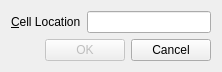
<?xml version="1.0" encoding="UTF-8"?>
<ui version="4.0">
 <class>gotoDialog</class>
 <widget class="QDialog" name="gotoDialog">
  <property name="geometry">
   <rect>
    <x>0</x>
    <y>0</y>
    <width>222</width>
    <height>71</height>
   </rect>
  </property>
  <property name="windowTitle">
   <string>gotoDialog</string>
  </property>
  <layout class="QVBoxLayout" name="verticalLayout">
   <item>
    <layout class="QHBoxLayout" name="horizontalLayout">
     <item>
      <widget class="QLabel" name="label">
       <property name="text">
        <string>&amp;Cell Location</string>
       </property>
       <property name="buddy">
        <cstring>lineEdit</cstring>
       </property>
      </widget>
     </item>
     <item>
      <widget class="QLineEdit" name="lineEdit"/>
     </item>
    </layout>
   </item>
   <item>
    <layout class="QHBoxLayout" name="horizontalLayout_2">
     <item>
      <spacer name="horizontalSpacer">
       <property name="orientation">
        <enum>Qt::Horizontal</enum>
       </property>
       <property name="sizeHint" stdset="0">
        <size>
         <width>40</width>
         <height>20</height>
        </size>
       </property>
      </spacer>
     </item>
     <item>
      <widget class="QPushButton" name="okButton">
       <property name="enabled">
        <bool>false</bool>
       </property>
       <property name="text">
        <string>OK</string>
       </property>
       <property name="autoDefault">
        <bool>true</bool>
       </property>
       <property name="default">
        <bool>true</bool>
       </property>
      </widget>
     </item>
     <item>
      <widget class="QPushButton" name="cancelButton">
       <property name="text">
        <string>Cancel</string>
       </property>
      </widget>
     </item>
    </layout>
   </item>
  </layout>
 </widget>
 <layoutdefault spacing="6" margin="11"/>
 <resources/>
 <connections/>
</ui>
